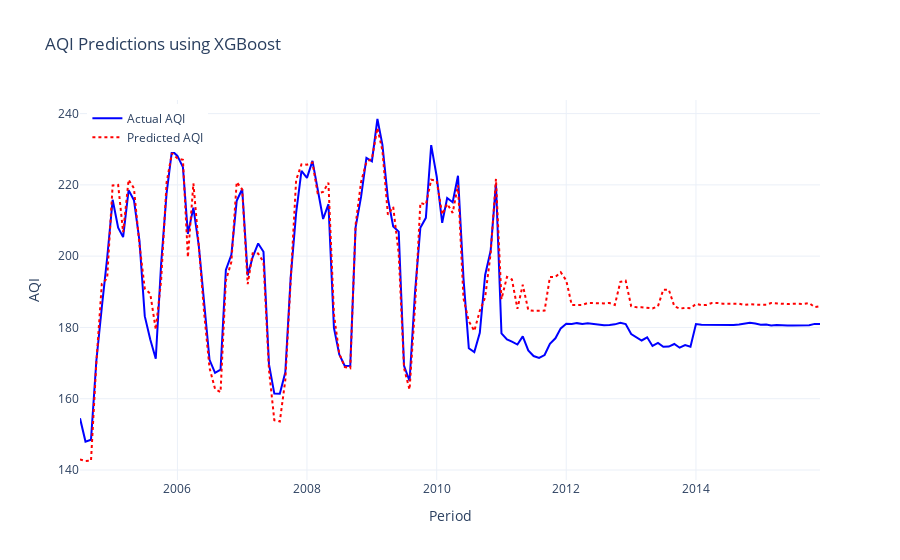

The cell this chart's notebook holds for it:
### Code cell
# Load the new data
new_data = pd.read_csv('../data/test.csv', index_col=0)

# Reset index to get 'period' as a column if it's in the index
if 'period' not in new_data.columns:
    new_data.reset_index(inplace=True)
    new_data.rename(columns={'index': 'period'}, inplace=True)

# Ensure the date column is in datetime format
new_data['period'] = pd.to_datetime(new_data['period'], format='%Y-%m')

# Create lag features for the new data (same as in the training data)
for lag in range(1, 2):
    new_data[f'AQI_lag_{lag}'] = new_data['AQI'].shift(lag)

# Drop rows with NaN values due to lagging (same as before)
new_data = new_data.dropna()

# Features for the new data (same as the training data)
features = [col for col in new_data.columns if col not in ['period', 'AQI']]
X_new = new_data[features]

# Load the trained model
model = XGBRegressor()
model.load_model('../results/xgboost-model.json')  # Replace with your saved model path

# Make predictions using the trained model
y_new_pred = model.predict(X_new)

# If you have the actual AQI values for the new data, you can compare them with the predictions
# Assuming you have the 'AQI' column in 'new_data.csv' for evaluation
if 'AQI' in new_data.columns:
    y_new_actual = new_data['AQI']
    rmse_new = np.sqrt(mean_squared_error(y_new_actual, y_new_pred))
    mae_new = mean_absolute_error(y_new_actual, y_new_pred)
    r2_new = r2_score(y_new_actual, y_new_pred)
    
    print(f"RMSE on test set(XGBoost): {rmse_new}")
    print(f"MAE on test set(XGBoost): {mae_new}")
    print(f"R² on test set(XGBoost): {r2_new}")

# Optionally, visualize the results (if you want to compare predictions vs. actual)
fig_new = go.Figure()

# Add new data actual AQI (if available)
if 'AQI' in new_data.columns:
    fig_new.add_trace(go.Scatter(x=new_data['period'], y=new_data['AQI'],
                                mode='lines', name='Actual AQI',
                                line=dict(color='blue')))

# Add predictions
fig_new.add_trace(go.Scatter(x=new_data['period'], y=y_new_pred,
                            mode='lines', name='Predicted AQI',
                            line=dict(color='red', dash='dot')))

# Update layout
fig_new.update_layout(
    title='AQI Predictions using XGBoost',
    xaxis_title='Period',
    yaxis_title='AQI',
    legend=dict(x=0.01, y=0.99),
    template='plotly_white'
)

# Show the plot
fig_new.show()

### Figure 1 — Plotly figure (JSON) as saved in the notebook; plotly's stock layout.template omitted (floating-point values rounded to 4 significant figures; data arrays with more than 128 entries replaced by an {"elided": "..."} marker saying what was removed)
{"data": [{"line": {"color": "blue"}, "mode": "lines", "name": "Actual AQI", "type": "scatter", "x": {"elided": "138 str values"}, "y": {"elided": "138 float values"}}, {"line": {"color": "red", "dash": "dot"}, "mode": "lines", "name": "Predicted AQI", "type": "scatter", "x": {"elided": "138 str values"}, "y": {"elided": "138 float values"}}], "layout": {"legend": {"x": 0.01, "y": 0.99}, "title": {"text": "AQI Predictions using XGBoost"}, "xaxis": {"title": {"text": "Period"}}, "yaxis": {"title": {"text": "AQI"}}}}
